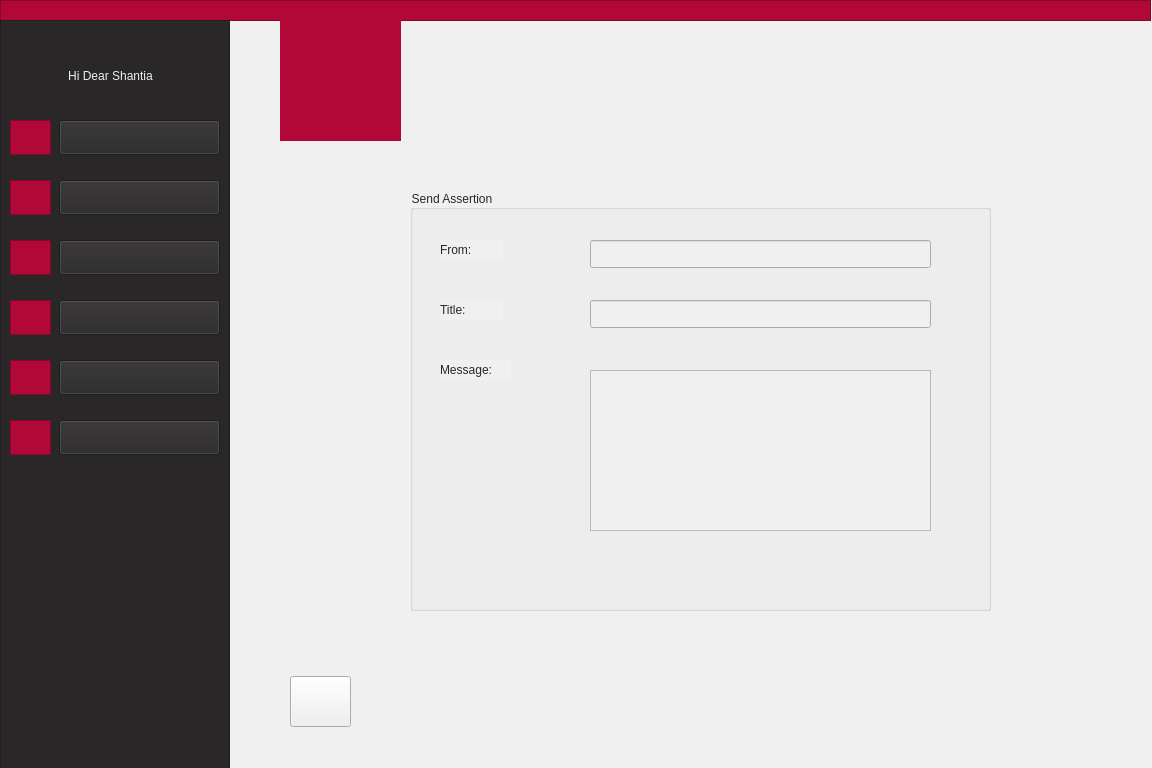
<?xml version="1.0" encoding="UTF-8"?>
<ui version="4.0">
 <class>adminWatchMessageComplitly</class>
 <widget class="QWidget" name="adminWatchMessageComplitly">
  <property name="geometry">
   <rect>
    <x>0</x>
    <y>0</y>
    <width>1152</width>
    <height>768</height>
   </rect>
  </property>
  <property name="minimumSize">
   <size>
    <width>1152</width>
    <height>768</height>
   </size>
  </property>
  <property name="windowTitle">
   <string>Form</string>
  </property>
  <property name="styleSheet">
   <string notr="true">background-color: rgb(240, 240, 240);</string>
  </property>
  <widget class="QGroupBox" name="groupBox">
   <property name="geometry">
    <rect>
     <x>410</x>
     <y>190</y>
     <width>581</width>
     <height>421</height>
    </rect>
   </property>
   <property name="styleSheet">
    <string notr="true">font: 9pt &quot;Montserrat&quot;;
color: rgb(41, 39, 40);</string>
   </property>
   <property name="title">
    <string>Send Assertion</string>
   </property>
   <widget class="QLabel" name="label_13">
    <property name="geometry">
     <rect>
      <x>30</x>
      <y>50</y>
      <width>63</width>
      <height>20</height>
     </rect>
    </property>
    <property name="styleSheet">
     <string notr="true">font: 9pt &quot;Montserrat&quot;;
color: rgb(41, 39, 40);</string>
    </property>
    <property name="text">
     <string>From:</string>
    </property>
   </widget>
   <widget class="QTextEdit" name="messageLine">
    <property name="geometry">
     <rect>
      <x>180</x>
      <y>180</y>
      <width>341</width>
      <height>161</height>
     </rect>
    </property>
   </widget>
   <widget class="QLabel" name="label_14">
    <property name="geometry">
     <rect>
      <x>30</x>
      <y>110</y>
      <width>63</width>
      <height>20</height>
     </rect>
    </property>
    <property name="styleSheet">
     <string notr="true">font: 9pt &quot;Montserrat&quot;;
color: rgb(41, 39, 40);</string>
    </property>
    <property name="text">
     <string>Title:</string>
    </property>
   </widget>
   <widget class="QLabel" name="label_15">
    <property name="geometry">
     <rect>
      <x>30</x>
      <y>170</y>
      <width>71</width>
      <height>20</height>
     </rect>
    </property>
    <property name="styleSheet">
     <string notr="true">font: 9pt &quot;Montserrat&quot;;
color: rgb(41, 39, 40);</string>
    </property>
    <property name="text">
     <string>Message:</string>
    </property>
   </widget>
   <widget class="QLineEdit" name="TitleLine">
    <property name="geometry">
     <rect>
      <x>180</x>
      <y>110</y>
      <width>341</width>
      <height>28</height>
     </rect>
    </property>
   </widget>
   <widget class="QLineEdit" name="SenderLine">
    <property name="geometry">
     <rect>
      <x>180</x>
      <y>50</y>
      <width>341</width>
      <height>28</height>
     </rect>
    </property>
   </widget>
  </widget>
  <widget class="QFrame" name="frame">
   <property name="geometry">
    <rect>
     <x>0</x>
     <y>0</y>
     <width>1151</width>
     <height>21</height>
    </rect>
   </property>
   <property name="styleSheet">
    <string notr="true">background-color: rgb(178, 8, 55);
border-color: rgb(178, 8, 55);</string>
   </property>
   <property name="frameShape">
    <enum>QFrame::StyledPanel</enum>
   </property>
   <property name="frameShadow">
    <enum>QFrame::Raised</enum>
   </property>
  </widget>
  <widget class="QLabel" name="label_16">
   <property name="geometry">
    <rect>
     <x>290</x>
     <y>676</y>
     <width>41</width>
     <height>46</height>
    </rect>
   </property>
   <property name="text">
    <string/>
   </property>
   <property name="pixmap">
    <pixmap resource="arrowIcon.qrc">:/new/prefix1/icons8-left-arrow-50.png</pixmap>
   </property>
   <property name="scaledContents">
    <bool>true</bool>
   </property>
  </widget>
  <widget class="QPushButton" name="backToMenu">
   <property name="geometry">
    <rect>
     <x>290</x>
     <y>676</y>
     <width>61</width>
     <height>51</height>
    </rect>
   </property>
   <property name="text">
    <string/>
   </property>
  </widget>
  <widget class="QLabel" name="label">
   <property name="geometry">
    <rect>
     <x>280</x>
     <y>20</y>
     <width>121</width>
     <height>121</height>
    </rect>
   </property>
   <property name="styleSheet">
    <string notr="true">background-color: rgb(178, 8, 55);
border-color: rgb(178, 8, 55);
</string>
   </property>
   <property name="text">
    <string/>
   </property>
   <property name="pixmap">
    <pixmap>:/AjaxLogo/filename.jpg</pixmap>
   </property>
   <property name="scaledContents">
    <bool>true</bool>
   </property>
   <property name="alignment">
    <set>Qt::AlignCenter</set>
   </property>
  </widget>
  <widget class="QFrame" name="frame_2">
   <property name="geometry">
    <rect>
     <x>0</x>
     <y>20</y>
     <width>230</width>
     <height>768</height>
    </rect>
   </property>
   <property name="styleSheet">
    <string notr="true">background-color: rgb(41, 39, 40);
border-color: rgb(41, 39, 40);</string>
   </property>
   <property name="frameShape">
    <enum>QFrame::StyledPanel</enum>
   </property>
   <property name="frameShadow">
    <enum>QFrame::Raised</enum>
   </property>
   <widget class="QPushButton" name="pushButton">
    <property name="geometry">
     <rect>
      <x>59</x>
      <y>100</y>
      <width>161</width>
      <height>35</height>
     </rect>
    </property>
    <property name="styleSheet">
     <string notr="true">font: 11pt &quot;Montserrat&quot;;
</string>
    </property>
    <property name="text">
     <string/>
    </property>
   </widget>
   <widget class="QPushButton" name="pushButton_2">
    <property name="geometry">
     <rect>
      <x>59</x>
      <y>160</y>
      <width>161</width>
      <height>35</height>
     </rect>
    </property>
    <property name="styleSheet">
     <string notr="true">font: 11pt &quot;Montserrat&quot;;
</string>
    </property>
    <property name="text">
     <string/>
    </property>
   </widget>
   <widget class="QPushButton" name="pushButton_3">
    <property name="geometry">
     <rect>
      <x>59</x>
      <y>220</y>
      <width>161</width>
      <height>35</height>
     </rect>
    </property>
    <property name="styleSheet">
     <string notr="true">font: 11pt &quot;Montserrat&quot;;
</string>
    </property>
    <property name="text">
     <string/>
    </property>
   </widget>
   <widget class="QPushButton" name="pushButton_4">
    <property name="geometry">
     <rect>
      <x>59</x>
      <y>280</y>
      <width>161</width>
      <height>35</height>
     </rect>
    </property>
    <property name="styleSheet">
     <string notr="true">font: 11pt &quot;Montserrat&quot;;
</string>
    </property>
    <property name="text">
     <string/>
    </property>
   </widget>
   <widget class="QFrame" name="frame_3">
    <property name="geometry">
     <rect>
      <x>10</x>
      <y>100</y>
      <width>41</width>
      <height>35</height>
     </rect>
    </property>
    <property name="styleSheet">
     <string notr="true">background-color: rgb(178, 8, 55);
border-color: rgb(178, 8, 55);</string>
    </property>
    <property name="frameShape">
     <enum>QFrame::StyledPanel</enum>
    </property>
    <property name="frameShadow">
     <enum>QFrame::Raised</enum>
    </property>
    <widget class="QLabel" name="label_6">
     <property name="geometry">
      <rect>
       <x>5</x>
       <y>1</y>
       <width>31</width>
       <height>31</height>
      </rect>
     </property>
     <property name="styleSheet">
      <string notr="true"/>
     </property>
     <property name="text">
      <string/>
     </property>
     <property name="pixmap">
      <pixmap resource="icon.qrc">:/icon/profile.png</pixmap>
     </property>
     <property name="scaledContents">
      <bool>true</bool>
     </property>
    </widget>
   </widget>
   <widget class="QFrame" name="frame_5">
    <property name="geometry">
     <rect>
      <x>10</x>
      <y>160</y>
      <width>41</width>
      <height>35</height>
     </rect>
    </property>
    <property name="cursor">
     <cursorShape>ArrowCursor</cursorShape>
    </property>
    <property name="styleSheet">
     <string notr="true">background-color: rgb(178, 8, 55);
border-color: rgb(178, 8, 55);</string>
    </property>
    <property name="frameShape">
     <enum>QFrame::StyledPanel</enum>
    </property>
    <property name="frameShadow">
     <enum>QFrame::Raised</enum>
    </property>
    <widget class="QLabel" name="label_10">
     <property name="geometry">
      <rect>
       <x>5</x>
       <y>2</y>
       <width>31</width>
       <height>31</height>
      </rect>
     </property>
     <property name="text">
      <string/>
     </property>
     <property name="pixmap">
      <pixmap resource="icon.qrc">:/icon/message.png</pixmap>
     </property>
     <property name="scaledContents">
      <bool>true</bool>
     </property>
    </widget>
   </widget>
   <widget class="QFrame" name="frame_6">
    <property name="geometry">
     <rect>
      <x>10</x>
      <y>220</y>
      <width>41</width>
      <height>35</height>
     </rect>
    </property>
    <property name="styleSheet">
     <string notr="true">background-color: rgb(178, 8, 55);
border-color: rgb(178, 8, 55);</string>
    </property>
    <property name="frameShape">
     <enum>QFrame::StyledPanel</enum>
    </property>
    <property name="frameShadow">
     <enum>QFrame::Raised</enum>
    </property>
    <widget class="QLabel" name="label_7">
     <property name="geometry">
      <rect>
       <x>5</x>
       <y>2</y>
       <width>31</width>
       <height>31</height>
      </rect>
     </property>
     <property name="text">
      <string/>
     </property>
     <property name="pixmap">
      <pixmap resource="icon.qrc">:/icon/add-user.png</pixmap>
     </property>
     <property name="scaledContents">
      <bool>true</bool>
     </property>
    </widget>
   </widget>
   <widget class="QFrame" name="frame_7">
    <property name="geometry">
     <rect>
      <x>10</x>
      <y>280</y>
      <width>41</width>
      <height>35</height>
     </rect>
    </property>
    <property name="styleSheet">
     <string notr="true">background-color: rgb(178, 8, 55);
border-color: rgb(178, 8, 55);</string>
    </property>
    <property name="frameShape">
     <enum>QFrame::StyledPanel</enum>
    </property>
    <property name="frameShadow">
     <enum>QFrame::Raised</enum>
    </property>
    <widget class="QLabel" name="label_11">
     <property name="geometry">
      <rect>
       <x>5</x>
       <y>2</y>
       <width>31</width>
       <height>31</height>
      </rect>
     </property>
     <property name="text">
      <string/>
     </property>
     <property name="pixmap">
      <pixmap resource="icon.qrc">:/icon/upload-mail.png</pixmap>
     </property>
     <property name="scaledContents">
      <bool>true</bool>
     </property>
    </widget>
   </widget>
   <widget class="QLabel" name="label_2">
    <property name="geometry">
     <rect>
      <x>20</x>
      <y>40</y>
      <width>181</width>
      <height>31</height>
     </rect>
    </property>
    <property name="styleSheet">
     <string notr="true">font: 11pt &quot;Montserrat&quot;;
color: rgb(240, 240, 240);</string>
    </property>
    <property name="text">
     <string>Hi Dear Shantia</string>
    </property>
    <property name="alignment">
     <set>Qt::AlignCenter</set>
    </property>
   </widget>
   <widget class="QLabel" name="label_3">
    <property name="geometry">
     <rect>
      <x>100</x>
      <y>100</y>
      <width>81</width>
      <height>30</height>
     </rect>
    </property>
    <property name="autoFillBackground">
     <bool>false</bool>
    </property>
    <property name="styleSheet">
     <string notr="true">font: 11pt &quot;Montserrat&quot;;
color: rgb(240, 240, 240);</string>
    </property>
    <property name="lineWidth">
     <number>0</number>
    </property>
    <property name="text">
     <string>Profile</string>
    </property>
    <property name="alignment">
     <set>Qt::AlignCenter</set>
    </property>
   </widget>
   <widget class="QLabel" name="label_4">
    <property name="geometry">
     <rect>
      <x>90</x>
      <y>160</y>
      <width>101</width>
      <height>30</height>
     </rect>
    </property>
    <property name="styleSheet">
     <string notr="true">font: 11pt &quot;Montserrat&quot;;
color: rgb(240, 240, 240);</string>
    </property>
    <property name="text">
     <string>Messges</string>
    </property>
    <property name="alignment">
     <set>Qt::AlignCenter</set>
    </property>
   </widget>
   <widget class="QLabel" name="label_5">
    <property name="geometry">
     <rect>
      <x>90</x>
      <y>220</y>
      <width>111</width>
      <height>30</height>
     </rect>
    </property>
    <property name="styleSheet">
     <string notr="true">font: 11pt &quot;Montserrat&quot;;
color: rgb(240, 240, 240);</string>
    </property>
    <property name="text">
     <string>Add People</string>
    </property>
    <property name="alignment">
     <set>Qt::AlignCenter</set>
    </property>
   </widget>
   <widget class="QLabel" name="label_8">
    <property name="geometry">
     <rect>
      <x>70</x>
      <y>280</y>
      <width>141</width>
      <height>30</height>
     </rect>
    </property>
    <property name="styleSheet">
     <string notr="true">font: 11pt &quot;Montserrat&quot;;
color: rgb(240, 240, 240);</string>
    </property>
    <property name="text">
     <string>Send Assertion</string>
    </property>
    <property name="alignment">
     <set>Qt::AlignCenter</set>
    </property>
   </widget>
   <widget class="QFrame" name="frame_8">
    <property name="geometry">
     <rect>
      <x>10</x>
      <y>340</y>
      <width>41</width>
      <height>35</height>
     </rect>
    </property>
    <property name="styleSheet">
     <string notr="true">background-color: rgb(178, 8, 55);
border-color: rgb(178, 8, 55);</string>
    </property>
    <property name="frameShape">
     <enum>QFrame::StyledPanel</enum>
    </property>
    <property name="frameShadow">
     <enum>QFrame::Raised</enum>
    </property>
    <widget class="QLabel" name="label_12">
     <property name="geometry">
      <rect>
       <x>5</x>
       <y>2</y>
       <width>31</width>
       <height>31</height>
      </rect>
     </property>
     <property name="text">
      <string/>
     </property>
     <property name="pixmap">
      <pixmap resource="classIcon.qrc">:/classIcon/icons8-class-50.png</pixmap>
     </property>
     <property name="scaledContents">
      <bool>true</bool>
     </property>
    </widget>
   </widget>
   <widget class="QPushButton" name="pushButton_7">
    <property name="geometry">
     <rect>
      <x>59</x>
      <y>340</y>
      <width>161</width>
      <height>35</height>
     </rect>
    </property>
    <property name="styleSheet">
     <string notr="true">font: 11pt &quot;Montserrat&quot;;
</string>
    </property>
    <property name="text">
     <string/>
    </property>
   </widget>
   <widget class="QLabel" name="label_17">
    <property name="geometry">
     <rect>
      <x>95</x>
      <y>347</y>
      <width>91</width>
      <height>20</height>
     </rect>
    </property>
    <property name="styleSheet">
     <string notr="true">font: 11pt &quot;Montserrat&quot;;
color: rgb(240, 240, 240);</string>
    </property>
    <property name="text">
     <string>Add Class</string>
    </property>
   </widget>
   <widget class="QLabel" name="label_18">
    <property name="geometry">
     <rect>
      <x>90</x>
      <y>350</y>
      <width>101</width>
      <height>20</height>
     </rect>
    </property>
    <property name="styleSheet">
     <string notr="true">font: 11pt &quot;Montserrat&quot;;
color: rgb(240, 240, 240);</string>
    </property>
    <property name="text">
     <string>Add CLass</string>
    </property>
   </widget>
   <widget class="QFrame" name="frame_9">
    <property name="geometry">
     <rect>
      <x>10</x>
      <y>400</y>
      <width>41</width>
      <height>35</height>
     </rect>
    </property>
    <property name="styleSheet">
     <string notr="true">background-color: rgb(178, 8, 55);
border-color: rgb(178, 8, 55);</string>
    </property>
    <property name="frameShape">
     <enum>QFrame::StyledPanel</enum>
    </property>
    <property name="frameShadow">
     <enum>QFrame::Raised</enum>
    </property>
    <widget class="QLabel" name="label_19">
     <property name="geometry">
      <rect>
       <x>5</x>
       <y>2</y>
       <width>31</width>
       <height>31</height>
      </rect>
     </property>
     <property name="text">
      <string/>
     </property>
     <property name="pixmap">
      <pixmap resource="icon.qrc">:/icon/information.png</pixmap>
     </property>
     <property name="scaledContents">
      <bool>true</bool>
     </property>
    </widget>
   </widget>
   <widget class="QLabel" name="label_20">
    <property name="geometry">
     <rect>
      <x>60</x>
      <y>400</y>
      <width>161</width>
      <height>30</height>
     </rect>
    </property>
    <property name="styleSheet">
     <string notr="true">font: 11pt &quot;Montserrat&quot;;
color: rgb(240, 240, 240);</string>
    </property>
    <property name="text">
     <string>Class Information</string>
    </property>
    <property name="alignment">
     <set>Qt::AlignCenter</set>
    </property>
   </widget>
   <widget class="QPushButton" name="pushButton_6">
    <property name="geometry">
     <rect>
      <x>59</x>
      <y>400</y>
      <width>161</width>
      <height>35</height>
     </rect>
    </property>
    <property name="styleSheet">
     <string notr="true">font: 11pt &quot;Montserrat&quot;;
</string>
    </property>
    <property name="text">
     <string/>
    </property>
   </widget>
   <zorder>frame_5</zorder>
   <zorder>frame_6</zorder>
   <zorder>frame_7</zorder>
   <zorder>label_2</zorder>
   <zorder>label_3</zorder>
   <zorder>label_4</zorder>
   <zorder>label_5</zorder>
   <zorder>label_8</zorder>
   <zorder>frame_3</zorder>
   <zorder>pushButton</zorder>
   <zorder>pushButton_2</zorder>
   <zorder>pushButton_3</zorder>
   <zorder>pushButton_4</zorder>
   <zorder>frame_8</zorder>
   <zorder>label_17</zorder>
   <zorder>label_18</zorder>
   <zorder>pushButton_7</zorder>
   <zorder>frame_9</zorder>
   <zorder>label_20</zorder>
   <zorder>pushButton_6</zorder>
  </widget>
  <widget class="QLabel" name="label_9">
   <property name="geometry">
    <rect>
     <x>285</x>
     <y>20</y>
     <width>111</width>
     <height>111</height>
    </rect>
   </property>
   <property name="styleSheet">
    <string notr="true">background-color: rgb(178, 8, 55);</string>
   </property>
   <property name="text">
    <string/>
   </property>
   <property name="pixmap">
    <pixmap resource="pictures.qrc">:/logo/filename.jpg</pixmap>
   </property>
   <property name="scaledContents">
    <bool>true</bool>
   </property>
  </widget>
 </widget>
 <resources>
  <include location="classIcon.qrc"/>
  <include location="icon.qrc"/>
  <include location="arrowIcon.qrc"/>
  <include location="pictures.qrc"/>
 </resources>
 <connections/>
</ui>
